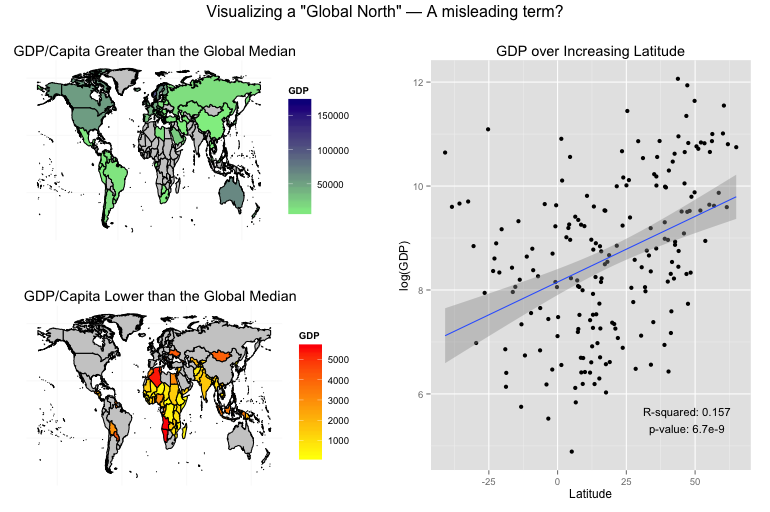

This chart was generated by the following R code:
## Data Visualization GOVT 016 Fall 2015
## Introduction to R & RStudio 
## DV 3 Project
## 
## Name: Annie Ma
## Date: Nov 3, 2015 

library(ggplot2)
library(dplyr)
library(xtermStyle)
library(RColorBrewer)
library(scales)
library(gpclib)
library(gridExtra)

rm(list = ls())

#read in the country codes and tidy the data
#select relevant columns
ccodes <- read.csv("data/OutWit tables export - ISO_3166_1_alpha_3_Wikipedia_the_free_encyclopedia.csv", 
                   header = TRUE, stringsAsFactors = FALSE) %>% 
  rename(id = `Column.4`) %>% 
  rename(Country = `Column.5`) %>% 
  select(Country, id)

#read in the GDP data 
gdp <- read.csv("data/OutWit tables export - List_of_countries_by_GDP_nominal_per_capita_Wikipedia_the_free_encyclopedia.csv", 
               header = TRUE, stringsAsFactors = FALSE)

#tidy GDP data, remove South Sudan (too new to be included)
gdp <- gdp %>% 
  filter(`Column.4` != "#Rank:—") %>% 
  rename(GDP =`Us.`) %>% 
  select(GDP, Country) %>% 
  filter(Country != "#Country:South Sudan")

#Clean the data 
gdp$Country <- gsub("#Country:", "", gdp$Country)
gdp$GDP <- gsub("#Us\\$:", "", gdp$GDP)
gdp$GDP <- gsub(",", "", gdp$GDP)

#use to find what's missing between dfs, 
#when naming countries,
#not needed when running full script 
#gdp$Country[is.na(match(gdp$Country, ccodes$Country))]

#use results of prev line to do necessary replacements 
ccodes$Country[(ccodes$Country == "Brunei Darussalam")] <- "Brunei"
ccodes$Country[(ccodes$Country == "Korea, Republic of")] <- "Korea, South"
ccodes$Country[(ccodes$Country == "Korea, Democratic People's Republic of")] <- "Korea, North"
ccodes$Country[(ccodes$Country == "Russian Federation")] <- "Russia"
ccodes$Country[(ccodes$Country == "Venezuela, Bolivarian Republic of")] <- "Venezuela"
ccodes$Country[(ccodes$Country == "Iran, Islamic Republic of")] <- "Iran"
ccodes$Country[(ccodes$Country == "Macedonia, the former Yugoslav Republic of")] <- 
  "Macedonia, Republic of"
ccodes$Country[(ccodes$Country == "Timor-Leste")] <- "East Timor"
ccodes$Country[(ccodes$Country == "Cabo Verde")] <- "Cape Verde"
ccodes$Country[(ccodes$Country == "Congo")] <- "Congo, Republic of the"
ccodes$Country[(ccodes$Country == "Bolivia, Plurinational State of")] <- 
  "Bolivia"
ccodes$Country[(ccodes$Country == "Moldova, Republic of")] <- "Moldova"
ccodes$Country[(ccodes$Country == "Viet Nam")] <- "Vietnam"
ccodes$Country[(ccodes$Country == "Sao Tome and Principe")] <-
  "São Tomé and Príncipe"
ccodes$Country[(ccodes$Country == "Syrian Arab Republic")] <-
  "Syria"
ccodes$Country[(ccodes$Country == "Lao People's Democratic Republic")] <-
  "Laos"
ccodes$Country[(ccodes$Country == "Myanmar")] <- "Burma"
ccodes$Country[(ccodes$Country == "Tanzania, United Republic of")] <-
  "Tanzania"
ccodes$Country[(ccodes$Country == "Gambia")] <- "Gambia, The"
ccodes$Country[(ccodes$Country == "Congo, the Democratic Republic of the")] <-
  "Congo, Democratic Republic of the"


#join dfs 
gdp <- left_join(gdp, ccodes, by = "Country")

#read in latitudes
loc <- read.csv("data/OutWit tables export - countries_csv_Dataset_Publishing_Language_Google_Developers.csv", 
                header = TRUE, stringsAsFactors = FALSE)
#clean the data 
loc <- loc %>% 
  select(Latitude, Longitude, Name) %>% 
  rename(Country = Name)

#use to find non-matching names
#loc$Country[is.na(match(gdp$Country, loc$Country))]

gdp$Country[(gdp$Country == "Korea, South")] <- "South Korea"
gdp$Country[(gdp$Country == "Korea, North")] <- "North Korea"
gdp$Country[(gdp$Country == "Gambia, The")] <- "Gambia"
gdp$Country[(gdp$Country == "Macedonia, Republic of")] <- "Macedonia [FYROM]"
gdp$Country[(gdp$Country == "Micronesia, Federated States of")] <- "Micronesia"
gdp$Country[(gdp$Country == "Congo, Republic of the")] <- "Congo [Republic]"
gdp$Country[(gdp$Country == "Palestine, State of")] <- "Palestinian Territories"
gdp$Country[(gdp$Country == "Congo, Democratic Republic of the")] <- "Congo [DRC]"
gdp$Country[(gdp$Country == "East Timor")] <- "Timor-Leste"
gdp$Country[(gdp$Country == "Burma")] <- "Myanmar [Burma]"

#convert GDP to numeric 
gdp$GDP <- as.numeric(gdp$GDP)

#merge data sets 
df <- left_join(gdp, loc, by = "Country")

#run stats regression on relationship between 
#log GDP and Lat
mod <- lm(log(GDP) ~ Latitude, data = df)
summary(mod)

summary(df$GDP)
#create world map df 
worldmap <- read.csv("data/HiResWorldMapWithISO3.csv") %>% 
  fortify(region = "IS03") %>% 
  filter(id != "ATA")

#get top 30 GDP 
top30 <- df %>% 
  filter(GDP>5790)

#get bottom 30 GDP 
bottom30 <- df %>% 
  filter(GDP<5790)

#merge data frames for final to map 
worldLowGDP <- full_join(worldmap, bottom30, by = "id")
worldTopGDP <- full_join(worldmap, top30, by = "id")

#map lowest GDP 
mapLowGDP <- ggplot() +
  geom_polygon(data = worldLowGDP, 
               mapping = aes(x = long, y =lat, group = group, fill = GDP), 
               color = "black") + 
  scale_fill_continuous(low = "yellow", high = "red",na.value = "grey80") + 
  theme_bw()+
  theme(panel.grid.major = element_blank(), 
        panel.border = element_blank(), 
        axis.ticks = element_blank(), 
        axis.text = element_blank(), 
        axis.title.x=element_blank(), 
        axis.title.y=element_blank())+ 
  labs(title = "   GDP/Capita Lower than the Global Median")

#map highest GDP 
mapHighGDP <- ggplot()+ 
  geom_polygon(data = worldTopGDP, 
             mapping = aes(x = long, y =lat, group = group, fill = GDP), 
             color = "black") + 
  scale_fill_continuous(low = "light green", high = "dark blue", na.value = "grey80")+
  theme_bw()+
  theme(panel.grid.major = element_blank(), 
        panel.border = element_blank(), 
        axis.ticks = element_blank(), 
        axis.text = element_blank(), 
        axis.title.x=element_blank(), 
        axis.title.y=element_blank()) + 
  ggtitle("   GDP/Capita Greater than the Global Median")

#plot the regression
regression <- ggplot() + 
  geom_point(data = df, 
              mapping = aes(x = Latitude, y = log(GDP))) + 
  geom_smooth(data = df, 
              mapping = aes(x = Latitude, y = log(GDP)), 
              method = lm) +   
  labs(xlab = "Latitude", 
  ylab = "Log(GDP per Capita in $US)") + 
  ggtitle("GDP over Increasing Latitude")+
  annotate("text", x=47, y=5.5, 
           label="R-squared: 0.157\np-value: 6.7e-9", 
           size = 4) 

#lay out the final grid plot
grid.arrange(mapHighGDP, mapLowGDP, regression, 
          layout_matrix = rbind(c(1, 3),
                              c(2, 3)), 
          top = "Visualizing a \"Global North\" — A misleading term?")
